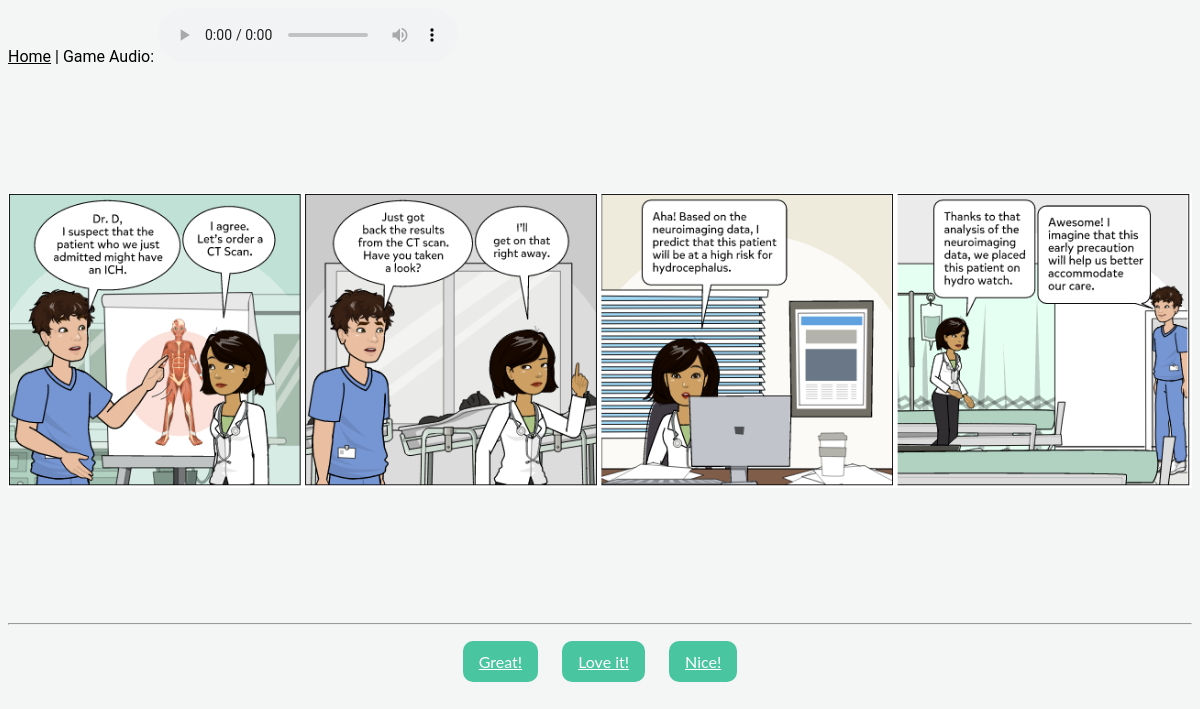
The app's page /4/1 with its own data.
### tables this page shows
CREATE TABLE "panels" (
	"image"	TEXT,
	"convo"	TEXT,
	"speechone"	TEXT,
	"speechtwo"	TEXT,
	"speechthree"	TEXT,
	"redirone"	INTEGER,
	"redirtwo"	INTEGER,
	"redirthree"	INTEGER,
	"story"	INTEGER,
	"current"	INTEGER
);

### project.py (the view)
@app.route('/<story>/<panel>', methods = ['GET'])
def serve_story(story, panel):
    conn = sqlite3.connect('example.db')
    c = conn.cursor()
    c.execute("SELECT image, convo, speechone, speechtwo, speechthree, redirone, redirtwo, redirthree FROM panels WHERE story = ? AND current = ?;",(story,panel,))
    conn.commit()
    attributes = c.fetchall()
    if len(attributes) == 0:
        c.execute("SELECT title, author FROM info WHERE id = ?;",(story,))
        conn.commit()
        newattr = c.fetchall()
        conn.close()
        if len(newattr) == 0:
            return render_template('thanks.html')
        else:
            return render_template('thanks.html', story = newattr[0][0], author = newattr[0][1])
    else:
        this_panel = attributes[0]
        print(this_panel)
        conn.close()
        return render_template('panel.html', image = this_panel[0], convo = this_panel[1], speechone = this_panel[2],
                               speechtwo = this_panel[3], speechthree = this_panel[4], redirone = this_panel[5], redirtwo = this_panel[6],
                               redirthree = this_panel[7], audio = "chill_vibes.mp3")

### templates/panel.html (shortened to what this page needs)
<html>
    <link rel="stylesheet" href="{{ url_for('static',filename='main.css') }}" type="text/css">
    <body>
        <div id = "homer">
            <a href = "/">Home</a>
            | Game Audio:
            <audio controls loop>
            	<source src={{ url_for('download',filename=audio)}}>
			</audio>
        </div>
        <div id = "output" align = "center">
        	<div class = "fitter">
	            {% if image  -%}
	              <img style='height: 70%; width: 100%; object-fit: contain' src={{ url_for('download',filename=image)}} alt="panel-image"/>
	            {% endif -%}
	        </div>
            <hr><br>
            {% if speechone  -%}
            <a href = "{{redirone}}" class = "buttoner" >{{ speechone }}</a>
            {% endif -%}
            {% if speechtwo  -%}
            <a href = "{{redirtwo}}" class = "buttoner" >{{ speechtwo }}</a>
            {% endif -%}
            {% if speechthree  -%}
            <a href = "{{redirthree}}" class = "buttoner" >{{ speechthree }}</a>
            {% endif -%}
        </div>
    </body>
</html>

### static/main.css (style rules this page uses)
body { font-family: 'Roboto', Verdana, Geneva, Tahoma, sans-serif; background: #f4f6f6; }
a, a:visited { cursor: pointer; text-decoration: underline; color: inherit; }
.buttoner { padding: 10px 15px; margin: 10px 10px; position: relative; width: 50%; align-self: center; background: #49C59F; border: 1px solid transparent; border-radius: 10px; box-sizing: border-box; color: #fff; font-family: 'Lato', sans-serif; }

### records on screen
panels: image (picture), speechone "Great!", speechtwo "Love it!", speechthree "Nice!"
